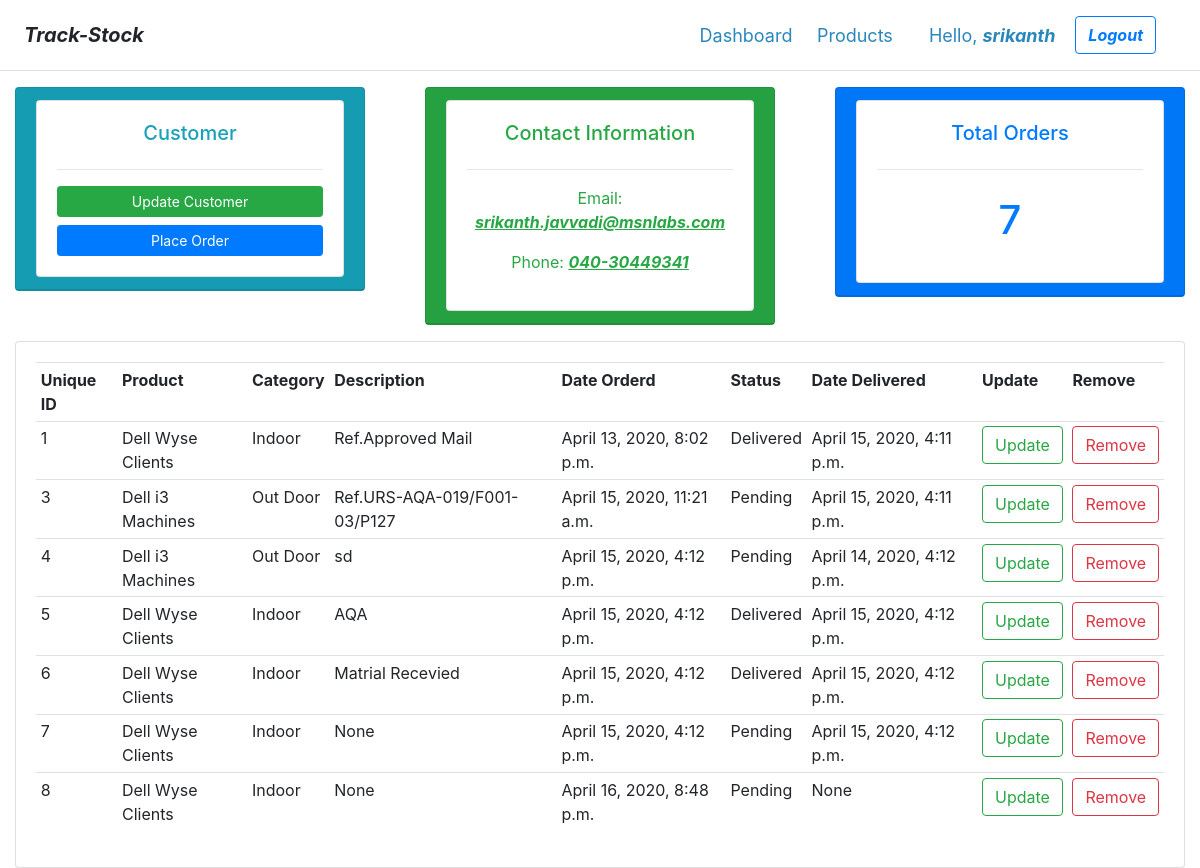
The app's page /customer/1/ (signed in) with its own data.
### inv/models.py (models this page shows, shortened)
class Customer(models.Model):
    name = models.CharField(max_length=200, null=True)
    phone = models.CharField(max_length=200, null=True)
    email = models.CharField(max_length=200, null=True)
    date_created = models.DateTimeField(auto_now_add=True, null=True)

class Order(models.Model):
    STATUS = (
            ('Pending', 'Pending'),
            ('Out for Delivery', 'Out for Delivery'),
            ('Delivered', 'Delivered'),
            )
    id = models.AutoField(primary_key=True)
    customer = models.ForeignKey(Customer, null=True, on_delete = models.SET_NULL)
    product = models.ForeignKey(Product, null=True, on_delete = models.SET_NULL)
    date_created = models.DateTimeField(auto_now_add=True, null=True)
    status = models.CharField(max_length=200, null=True, choices=STATUS)
    description = models.CharField(max_length=1000, null=True)
    date_delivered = models.DateTimeField(auto_now_add=False, null=True)

class Product(models.Model):
    CATEGORY = (
            ('Indoor', 'Indoor'),
            ('Out Door', 'Out Door'),
            )
    name = models.CharField(max_length=200, null=True)
    stock = models.CharField(max_length=8, null=True)
    category = models.CharField(max_length=200, null=True, choices=CATEGORY)
    date_created = models.DateTimeField(auto_now_add=True, null=True)
    tags = models.ManyToManyField(Tag)
    def __str__(self):
        return self.name

### inv/views.py (the view)
# urls.py: path('customer/<str:pk_test>/', views.customer, name='customer'),
@login_required(login_url='login')
def customer(request, pk_test):
    customer = Customer.objects.get(id=pk_test)
    orders = customer.order_set.all()
    order_count = orders.count()
    myFilter = OrderFilter(request.GET, queryset=orders)
    orders = myFilter.qs
    context = {'customer': customer,
               'orders': orders, 'order_count': order_count, 'myFilter': myFilter}
    return render(request, 'customer.html', context)

### inv/templates/customer.html
{% extends 'main.html' %}
{% block content %}
<div class="row">
    <div class="col">
        <div class="col-md">
            <div class="card text-info text-center bg-info  mb-3">
                <div class="card-header">
                    <div class="card card-body">
                        <h5>Customer</h5>
                        <hr>
                        <a class="btn btn-success btn-sm btn-block" href="#">Update Customer</a>
                        <a class="btn btn-primary btn-sm btn-block" href="{% url 'create_order' customer.id %}">Place Order</a>
                    </div>
                </div>
            </div>
        </div>
    </div>
    <div class="col">
        <div class="col-md">
            <div class="card text-success text-center bg-success mb-3" >
                <div class="card-header">
                    <div class="card card-body">
                        <h5>Contact Information</h5>
                        <hr>
                        <p>Email: <i><b><u>{{customer.email}}</u></b></i></p>
                        <p>Phone: <i><b><u>{{customer.phone}}</u></b></i></p>
                    </div>
                </div>
            </div>
        </div>
    </div>
    <div class="col">
        <div class="col-md">
            <div class="card text-primary text-center bg-primary  mb-3">
                <div class="card-header">
                    <div class="card card-body">
                        <h5>Total Orders</h5>
                        <hr>
                        <h1 style="text-align: center;padding: 10px">{{order_count}}</h1>
                    </div>
                </div>
            </div>
        </div>
    </div>
</div>
<div class="row">
    <div class="col">
        <div class="col-md">
            <div class="card card-body">
                <table class="table table-sm">
                    <tr>
                        <th>Unique ID</th>
                        <th>Product</th>
                        <th>Category</th>
                        <th>Description</th>
                        <th>Date Orderd</th>
                        <th>Status</th>
                        <th>Date Delivered</th>
                        <th>Update</th>
                        <th>Remove</th>
                    </tr>
                    {% for order in orders %}
                    <tr>
                        <td>{{order.id}}</td>
                        <td>{{order.product}}</td>
                        <td>{{order.product.category}}</td>
                        <td>{{order.description}}</td>
                        <td>{{order.date_created}}</td>
                        <td>{{order.status}}</td>
                        <td>{{order.date_delivered}}</td>
                        <td><a type="button" class="btn btn-outline-success" href="#">Update</a></td>
                        <td><a type="button" class="btn btn-outline-danger" href="#">Remove</a></td>
                    </tr>
                    {% endfor %}
                </table>
            </div>
        </div>
    </div>
</div>
{% endblock %}

### inv/templates/main.html (shortened to what this page needs)
{% load static %}
<!DOCTYPE html>
<html>
<head>
    <link rel="stylesheet" href="https://maxcdn.bootstrapcdn.com/bootstrap/4.0.0/css/bootstrap.min.css"
>
</head>
<body>
    {% include 'navbar.html' %}
    {% block content %}
    {% endblock %}
</body>
</html>

### inv/templates/navbar.html (shortened to what this page needs)
{% load static %}
<div class="d-flex flex-column flex-md-row align-items-center p-3 px-md-4 mb-3 bg-white border-bottom box-shadow">
    <h5 class="my-0 mr-md-auto font-weight-normal"><b><i>Track-Stock</i></b></h5>
    <nav class="my-2 my-md-0 mr-md-3">
      <a class="hello-msg" href="{% url  'home' %}">Dashboard</a>
      <a class="hello-msg" href="{% url  'products' %}">Products</a>
    </nav>
    <span class="hello-msg">Hello, <b><i>{{request.user}}</i></b> </span>
    <span class="hello-msg"><a class="btn btn-outline-primary" href="{% url 'logout' %}"><b><i>Logout</i></b></a></span>
  </div>

### inv/templates/navbar.html (style rules this page uses)
.hello-msg { font-size: 18px; color: #2a87bd; margin-right: 20px; }

### records on screen
Customer: email "srikanth.javvadi@msnlabs.com", phone "040-30449341"
Order: id "1", product "Dell Wyse Clients", product.category "Indoor", description "Ref.Approved Mail", date_created "April 13, 2020, 8:02 p.m.", status "Delivered", date_delivered "April 15, 2020, 4:11 p.m."
Order: id "3", product "Dell i3 Machines", product.category "Out Door", description "Ref.URS-AQA-019/F001-03/P127", date_created "April 15, 2020, 11:21 a.m.", status "Pending", date_delivered "April 15, 2020, 4:11 p.m."
Order: id "4", product "Dell i3 Machines", product.category "Out Door", description "sd", date_created "April 15, 2020, 4:12 p.m.", status "Pending", date_delivered "April 14, 2020, 4:12 p.m."
Order: id "5", product "Dell Wyse Clients", product.category "Indoor", description "AQA", date_created "April 15, 2020, 4:12 p.m.", status "Delivered", date_delivered "April 15, 2020, 4:12 p.m."
Order: id "6", product "Dell Wyse Clients", product.category "Indoor", description "Matrial Recevied", date_created "April 15, 2020, 4:12 p.m.", status "Delivered", date_delivered "April 15, 2020, 4:12 p.m."
Order: id "7", product "Dell Wyse Clients", product.category "Indoor", description "None", date_created "April 15, 2020, 4:12 p.m.", status "Pending", date_delivered "April 15, 2020, 4:12 p.m."
Order: id "8", product "Dell Wyse Clients", product.category "Indoor", description "None", date_created "April 16, 2020, 8:48 p.m.", status "Pending", date_delivered "None"

### other values on screen
{{ request.user }} "srikanth"
{{ order_count }} "7"
